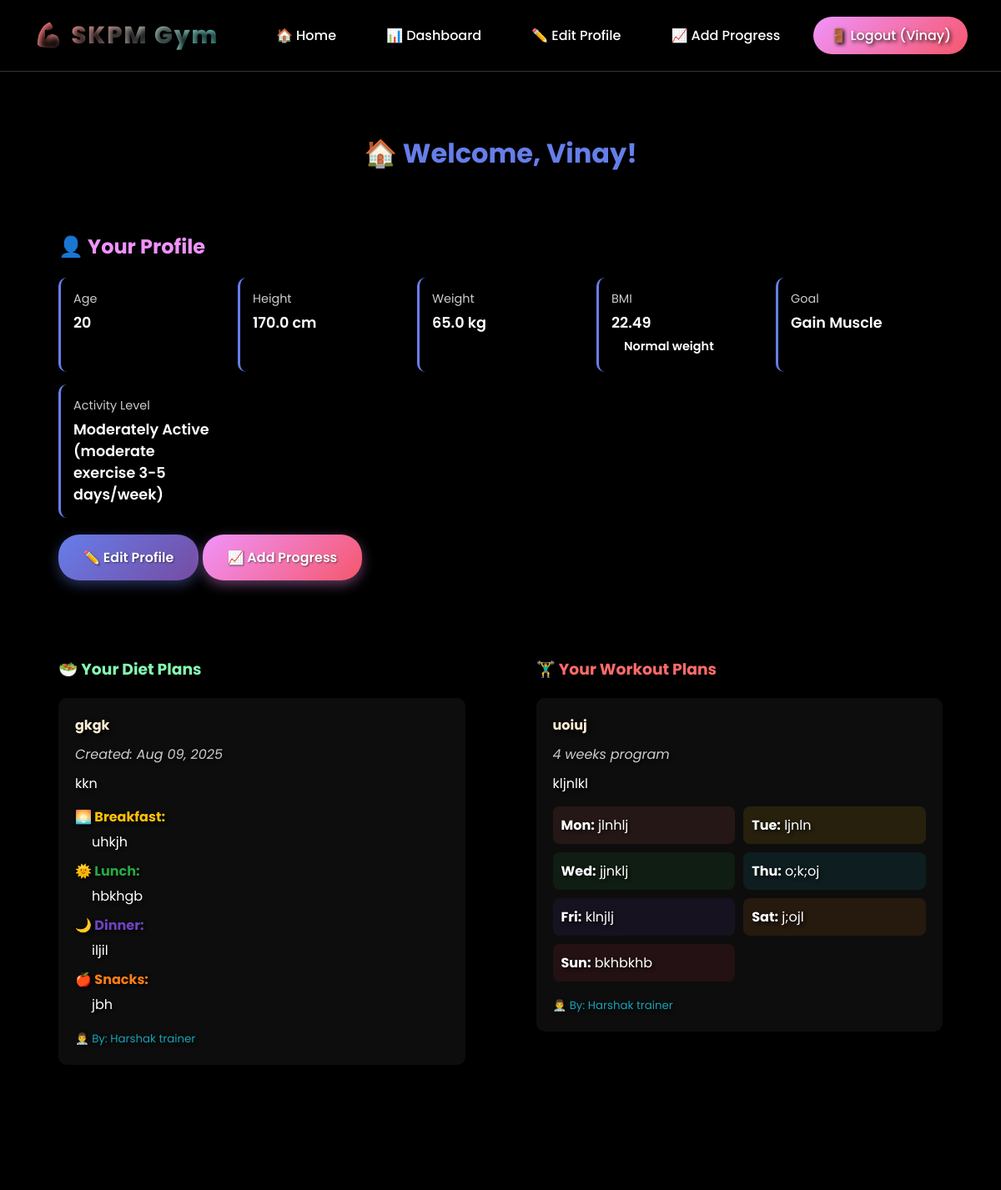
Page /gym/customer/dashboard/ (signed in) on the committed database.
### gym/models.py (models this page shows, shortened)
class CustomerProfile(models.Model):
    user = models.OneToOneField(User, on_delete=models.CASCADE, related_name='customer_profile')
    age = models.PositiveIntegerField(null=True, blank=True)
    height_cm = models.FloatField(null=True, blank=True, help_text="Height in centimeters")
    weight_kg = models.FloatField(null=True, blank=True, help_text="Weight in kilograms")
    diseases = models.TextField(blank=True, help_text="Any medical conditions or allergies")
    goal = models.CharField(max_length=20, choices=GOAL_CHOICES, blank=True)
    activity_level = models.CharField(max_length=20, choices=ACTIVITY_LEVEL_CHOICES, blank=True)
    phone = models.CharField(max_length=15, blank=True)
    emergency_contact = models.CharField(max_length=100, blank=True)
    created_at = models.DateTimeField(auto_now_add=True)
    updated_at = models.DateTimeField(auto_now=True)
    @property
    def bmi(self):
        if self.weight_kg and self.height_cm:
            height_m = self.height_cm / 100
            return round(self.weight_kg / (height_m ** 2), 2)
        return None
    @property
    def bmi_category(self):
        bmi = self.bmi
        if bmi:
            if bmi < 18.5:
                return "Underweight"
            elif bmi < 25:
                return "Normal weight"
            elif bmi < 30:
                return "Overweight"
            else:
                return "Obese"
        return "Unknown"

class DietPlan(models.Model):
    customer = models.ForeignKey(User, on_delete=models.CASCADE, related_name='diet_plans')
    trainer = models.ForeignKey(User, on_delete=models.SET_NULL, null=True, blank=True, related_name='created_diet_plans')
    title = models.CharField(max_length=120)
    description = models.TextField(blank=True)
    breakfast = models.TextField(blank=True)
    lunch = models.TextField(blank=True)
    dinner = models.TextField(blank=True)
    snacks = models.TextField(blank=True)
    water_intake = models.CharField(max_length=50, blank=True, help_text="e.g., 3-4 liters")
    supplements = models.TextField(blank=True)
    notes = models.TextField(blank=True)
    calories_target = models.PositiveIntegerField(null=True, blank=True)
    protein_target = models.PositiveIntegerField(null=True, blank=True, help_text="in grams")
    created_at = models.DateTimeField(auto_now_add=True)
    updated_at = models.DateTimeField(auto_now=True)
    is_active = models.BooleanField(default=True)
    class Meta:
        ordering = ['-created_at']

class WorkoutPlan(models.Model):
    customer = models.ForeignKey(User, on_delete=models.CASCADE, related_name='workout_plans')
    trainer = models.ForeignKey(User, on_delete=models.SET_NULL, null=True, blank=True, related_name='created_workout_plans')
    title = models.CharField(max_length=120)
    description = models.TextField(blank=True)
    monday = models.TextField(blank=True)
    tuesday = models.TextField(blank=True)
    wednesday = models.TextField(blank=True)
    thursday = models.TextField(blank=True)
    friday = models.TextField(blank=True)
    saturday = models.TextField(blank=True)
    sunday = models.TextField(blank=True)
    duration_weeks = models.PositiveIntegerField(default=4)
    created_at = models.DateTimeField(auto_now_add=True)
    updated_at = models.DateTimeField(auto_now=True)
    is_active = models.BooleanField(default=True)
    class Meta:
        ordering = ['-created_at']

### gym/views.py (the view)
# urls.py: path('customer/dashboard/', customer_dashboard, name='customer_dashboard'),
@login_required
def customer_dashboard(request):
    if request.user.groups.filter(name='Trainer').exists():
        return redirect('trainer_dashboard')
    profile = request.user.customer_profile
    diet_plans = request.user.diet_plans.filter(is_active=True)
    workout_plans = request.user.workout_plans.filter(is_active=True)
    recent_progress = request.user.progress_records.all()[:5]
    context = {
        'profile': profile,
        'diet_plans': diet_plans,
        'workout_plans': workout_plans,
        'recent_progress': recent_progress,
    }
    return render(request, 'gym/customer_dashboard.html', context)

### templates/gym/customer_dashboard.html (shortened to what this page needs)
{% extends 'base.html' %}
{% block content %}
    <h1 style="text-align: center; margin-bottom: 40px; color: #667eea;">
        🏠 Welcome, {{ user.first_name }}!
    </h1>
    <div class="card">
        <h2 style="color: #f093fb; margin-bottom: 20px;">👤 Your Profile</h2>
        <div class="profile-info">
            <div class="info-item">
                <div class="info-label">Age</div>
                <div class="info-value">{{ profile.age|default:"Not set" }}</div>
            </div>
            <div class="info-item">
                <div class="info-label">Height</div>
                <div class="info-value">{{ profile.height_cm|default:"Not set" }}{% if profile.height_cm %} cm{% endif %}</div>
            </div>
            <div class="info-item">
                <div class="info-label">Weight</div>
                <div class="info-value">{{ profile.weight_kg|default:"Not set" }}{% if profile.weight_kg %} kg{% endif %}</div>
            </div>
            <div class="info-item">
                <div class="info-label">BMI</div>
                <div class="info-value">
                    {% if profile.bmi %}
                        {{ profile.bmi }}
                        <span class="bmi-indicator bmi-{{ profile.bmi_category|lower|cut:' ' }}">{{ profile.bmi_category }}</span>
                    {% else %}
                        Not calculated
                    {% endif %}
                </div>
            </div>
            <div class="info-item">
                <div class="info-label">Goal</div>
                <div class="info-value">{{ profile.get_goal_display|default:"Not set" }}</div>
            </div>
            <div class="info-item">
                <div class="info-label">Activity Level</div>
                <div class="info-value">{{ profile.get_activity_level_display|default:"Not set" }}</div>
            </div>
        </div>
        <div style="margin-top: 20px;">
            <a class="btn btn-primary" href="{% url 'customer_profile_edit' %}">✏️ Edit Profile</a>
            <a class="btn btn-secondary" href="{% url 'add_progress' %}">📈 Add Progress</a>
        </div>
    </div>
    <div class="grid">
        <div class="card">
            <h3 style="color: #84fab0; margin-bottom: 20px;">🥗 Your Diet Plans</h3>
            {% if diet_plans %}
                {% for plan in diet_plans %}
                    <div style="background: rgba(255,255,255,0.05); padding: 20px; border-radius: 10px; margin-bottom: 15px;">
                        <h4 style="color: #ffecd2;">{{ plan.title }}</h4>
                        <p style="color: #ccc; margin: 10px 0;"><em>Created: {{ plan.created_at|date:"M d, Y" }}</em></p>
                        {% if plan.description %}
                            <p style="margin-bottom: 15px;">{{ plan.description }}</p>
                        {% endif %}
                        {% if plan.breakfast %}
                            <div style="margin: 10px 0;">
                                <strong style="color: #ffc107;">🌅 Breakfast:</strong>
                                <p style="margin: 5px 0; padding-left: 20px;">{{ plan.breakfast }}</p>
                            </div>
                        {% endif %}
                        {% if plan.lunch %}
                            <div style="margin: 10px 0;">
                                <strong style="color: #28a745;">🌞 Lunch:</strong>
                                <p style="margin: 5px 0; padding-left: 20px;">{{ plan.lunch }}</p>
                            </div>
                        {% endif %}
                        {% if plan.dinner %}
                            <div style="margin: 10px 0;">
                                <strong style="color: #6f42c1;">🌙 Dinner:</strong>
                                <p style="margin: 5px 0; padding-left: 20px;">{{ plan.dinner }}</p>
                            </div>
                        {% endif %}
                        {% if plan.snacks %}
                            <div style="margin: 10px 0;">
                                <strong style="color: #fd7e14;">🍎 Snacks:</strong>
                                <p style="margin: 5px 0; padding-left: 20px;">{{ plan.snacks }}</p>
                            </div>
                        {% endif %}
                        {% if plan.trainer %}
                            <p style="margin-top: 15px; color: #17a2b8;"><small>👨‍⚕️ By: {{ plan.trainer.first_name }} {{ plan.trainer.last_name }}</small></p>
                        {% endif %}
                    </div>
                {% endfor %}
            {% else %}
                <p style="text-align: center; color: #ccc; padding: 40px;">
                    No diet plans yet. Complete your profile and a trainer will assign one based on your goals! 🎯
                </p>
            {% endif %}
        </div>
        <div class="card">
            <h3 style="color: #ff6b6b; margin-bottom: 20px;">🏋️‍♂️ Your Workout Plans</h3>
            {% if workout_plans %}
                {% for plan in workout_plans %}
                    <div style="background: rgba(255,255,255,0.05); padding: 20px; border-radius: 10px; margin-bottom: 15px;">
                        <h4 style="color: #ffecd2;">{{ plan.title }}</h4>
                        <p style="color: #ccc; margin: 10px 0;"><em>{{ plan.duration_weeks }} weeks program</em></p>
                        {% if plan.description %}
                            <p style="margin-bottom: 15px;">{{ plan.description }}</p>
                        {% endif %}
                        <div style="display: grid; grid-template-columns: repeat(auto-fit, minmax(150px, 1fr)); gap: 10px; margin-top: 15px;">
                            {% if plan.monday %}
                                <div style="background: rgba(255,107,107,0.1); padding: 10px; border-radius: 8px;">
                                    <strong>Mon:</strong> {{ plan.monday|truncatewords:5 }}
                                </div>
                            {% endif %}
                            {% if plan.tuesday %}
                                <div style="background: rgba(255,193,7,0.1); padding: 10px; border-radius: 8px;">
                                    <strong>Tue:</strong> {{ plan.tuesday|truncatewords:5 }}
                                </div>
                            {% endif %}
                            {% if plan.wednesday %}
                                <div style="background: rgba(40,167,69,0.1); padding: 10px; border-radius: 8px;">
                                    <strong>Wed:</strong> {{ plan.wednesday|truncatewords:5 }}
                                </div>
                            {% endif %}
                            {% if plan.thursday %}
                                <div style="background: rgba(23,162,184,0.1); padding: 10px; border-radius: 8px;">
                                    <strong>Thu:</strong> {{ plan.thursday|truncatewords:5 }}
                                </div>
                            {% endif %}
                            {% if plan.friday %}
                                <div style="background: rgba(111,66,193,0.1); padding: 10px; border-radius: 8px;">
                                    <strong>Fri:</strong> {{ plan.friday|truncatewords:5 }}
                                </div>
                            {% endif %}
                            {% if plan.saturday %}
                                <div style="background: rgba(253,126,20,0.1); padding: 10px; border-radius: 8px;">
                                    <strong>Sat:</strong> {{ plan.saturday|truncatewords:5 }}
                                </div>
                            {% endif %}
                            {% if plan.sunday %}
                                <div style="background: rgba(220,53,69,0.1); padding: 10px; border-radius: 8px;">
                                    <strong>Sun:</strong> {{ plan.sunday|truncatewords:5 }}
                                </div>
                            {% endif %}
                        </div>
                        {% if plan.trainer %}
                            <p style="margin-top: 15px; color: #17a2b8;"><small>👨‍⚕️ By: {{ plan.trainer.first_name }} {{ plan.trainer.last_name }}</small></p>
                        {% endif %}
                    </div>
                {% endfor %}
            {% else %}
                <p style="text-align: center; color: #ccc; padding: 40px;">
                    No workout plans yet. Your trainer will create a personalized program! 💪
                </p>
            {% endif %}
        </div>
    </div>
{% endblock %}

### templates/base.html (shortened to what this page needs)
<!DOCTYPE html>
<html lang="en">
<head>
    {% load static %}
    <link rel="stylesheet" href="{% static 'css/style.css' %}">
</head>
<body>
    <ul class="cb-slideshow">
    </ul>
    <header class="nav" id="navbar">
        <div class="brand">💪 SKPM Gym</div>
        <nav class="nav-menu">
            <a href="{% url 'home' %}">🏠 Home</a>
            {% if user.is_authenticated %}
                <a href="{% url 'dashboard' %}">📊 Dashboard</a>
                {% if user.groups.all.0.name == 'Trainer' %}
                    <a href="{% url 'trainer_customers_list' %}">👥 Customers</a>
                {% else %}
                    <a href="{% url 'customer_profile_edit' %}">✏️ Edit Profile</a>
                    <a href="{% url 'add_progress' %}">📈 Add Progress</a>
                {% endif %}
                <a href="{% url 'logout' %}" class="btn-secondary">🚪 Logout ({{ user.first_name }})</a>
            {% else %}
                <a href="{% url 'login' %}" class="btn-primary">🔐 Login</a>
                <a href="{% url 'signup_customer' %}" class="btn-secondary">👤 Sign Up</a>
            {% endif %}
        </nav>
    </header>
    <main class="container fade-in-up">
        {% block content %}{% endblock %}
    </main>
</body>
</html>

### rows in the picture
CustomerProfile: age "20", height_cm "170.0", weight_kg "65.0", bmi "22.49", bmi_category "Normal weight", goal "Gain Muscle", activity_level "Moderately Active (moderate exercise 3-5 days/week)"
DietPlan: title "gkgk", created_at "Aug 09, 2025", description "kkn", breakfast "uhkjh", lunch "hbkhgb", dinner "iljil", snacks "jbh", trainer.first_name "Harshak", trainer.last_name "trainer"
WorkoutPlan: title "uoiuj", duration_weeks "4", description "kljnlkl", monday "jlnhlj", tuesday "ljnln", wednesday "jjnklj", thursday "o;k;oj", friday "klnjlj", saturday "j;ojl", sunday "bkhbkhb", trainer.first_name "Harshak", trainer.last_name "trainer"

### other values in the picture
{{ user.first_name }} "Vinay"
